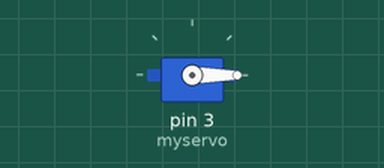
Recording of a sketch running on a simulated Arduino Uno, built with avr-gcc and run on an emulated ATmega328P. Parts: servo.

Above: at 0.05 s.
At 4.0 s:
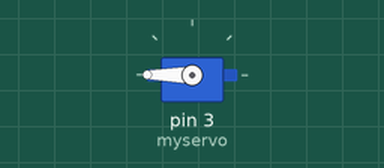
Timing chart, 0 to 5.2 s (numbered marks = the images above):
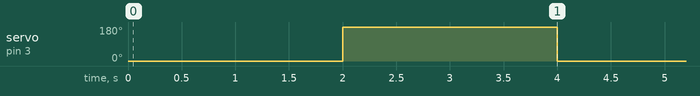

The sketch:

LAB.03.01.ino
```cpp
#include <Servo.h>
Servo myservo;
int pos = 0;
const int MINPULSE = 575;
const int MAXPULSE = 2325;

void setup() {

  myservo.attach(3, MINPULSE, MAXPULSE);

}

void loop() {

  myservo.write(0);
  delay(2000);

  myservo.write(180);
  delay(2000);

}
```

Measured:
- by itself, servo on pin 3 (myservo): alternates 180° for 2.0 s and 0° for 2.0 s
